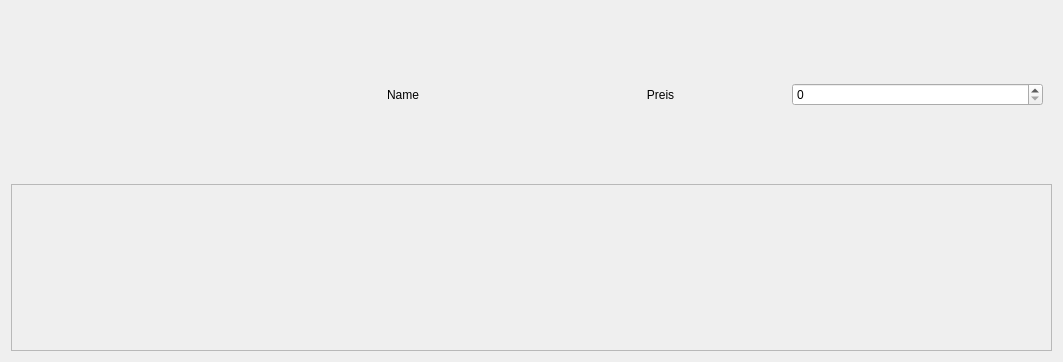
<?xml version="1.0" encoding="UTF-8"?>
<ui version="4.0">
 <class>Form</class>
 <widget class="QWidget" name="Form">
  <property name="geometry">
   <rect>
    <x>0</x>
    <y>0</y>
    <width>1063</width>
    <height>362</height>
   </rect>
  </property>
  <property name="windowTitle">
   <string>Form</string>
  </property>
  <layout class="QVBoxLayout" name="verticalLayout">
   <item>
    <widget class="QFrame" name="frame">
     <property name="frameShape">
      <enum>QFrame::NoFrame</enum>
     </property>
     <property name="frameShadow">
      <enum>QFrame::Raised</enum>
     </property>
     <layout class="QHBoxLayout" name="horizontalLayout">
      <item>
       <widget class="QLabel" name="bild">
        <property name="maximumSize">
         <size>
          <width>300</width>
          <height>300</height>
         </size>
        </property>
        <property name="text">
         <string/>
        </property>
        <property name="pixmap">
         <pixmap>product_images/Claas_95E.jpg</pixmap>
        </property>
        <property name="scaledContents">
         <bool>true</bool>
        </property>
       </widget>
      </item>
      <item>
       <widget class="QLabel" name="name">
        <property name="text">
         <string>Name</string>
        </property>
        <property name="alignment">
         <set>Qt::AlignCenter</set>
        </property>
       </widget>
      </item>
      <item>
       <widget class="QLabel" name="price">
        <property name="text">
         <string>Preis</string>
        </property>
        <property name="alignment">
         <set>Qt::AlignCenter</set>
        </property>
       </widget>
      </item>
      <item>
       <widget class="QSpinBox" name="numbers"/>
      </item>
     </layout>
    </widget>
   </item>
   <item>
    <widget class="QFrame" name="frame_2">
     <property name="frameShape">
      <enum>QFrame::StyledPanel</enum>
     </property>
     <property name="frameShadow">
      <enum>QFrame::Raised</enum>
     </property>
     <layout class="QVBoxLayout" name="zusatzlayout"/>
    </widget>
   </item>
  </layout>
 </widget>
 <resources/>
 <connections/>
</ui>
